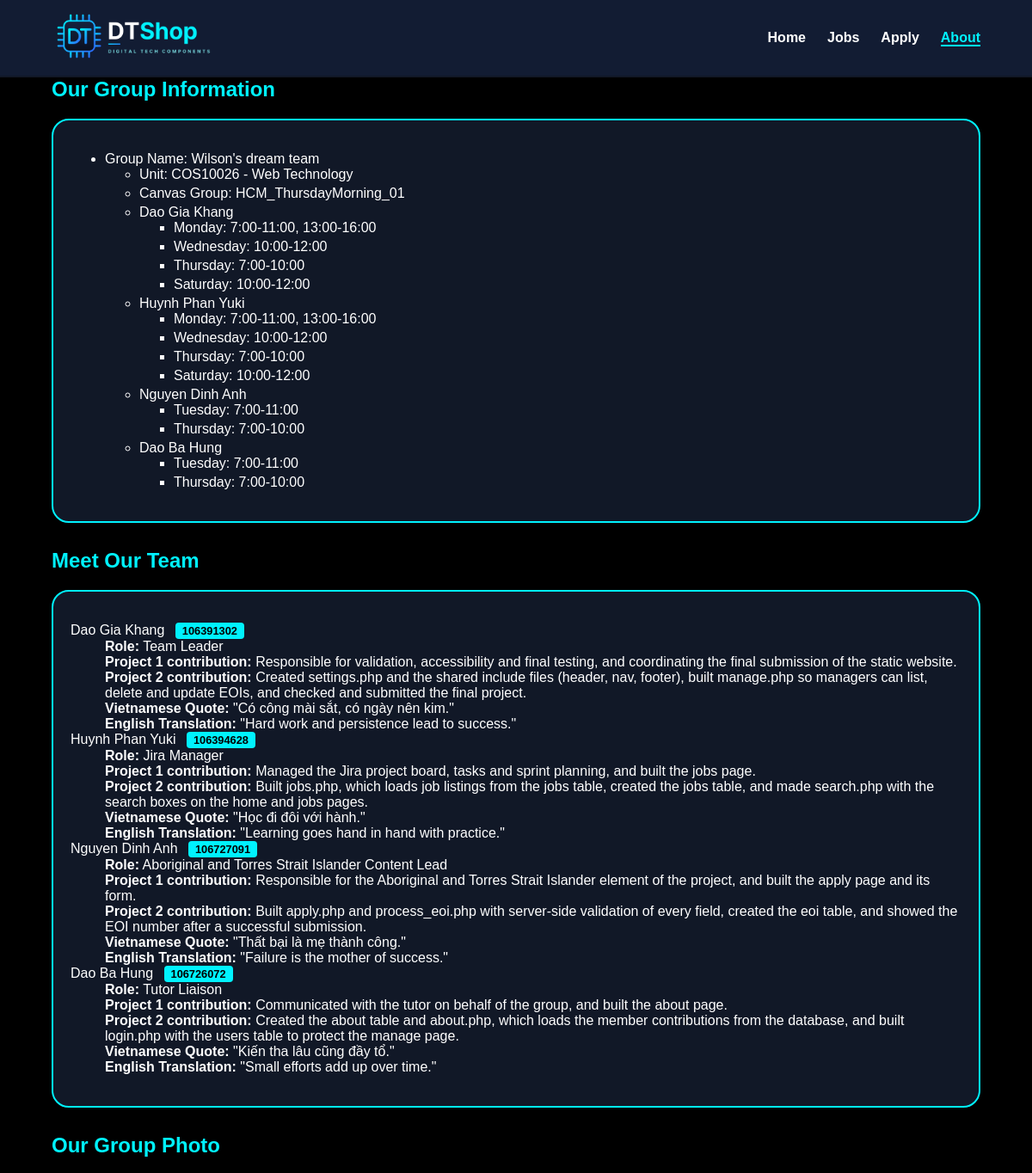
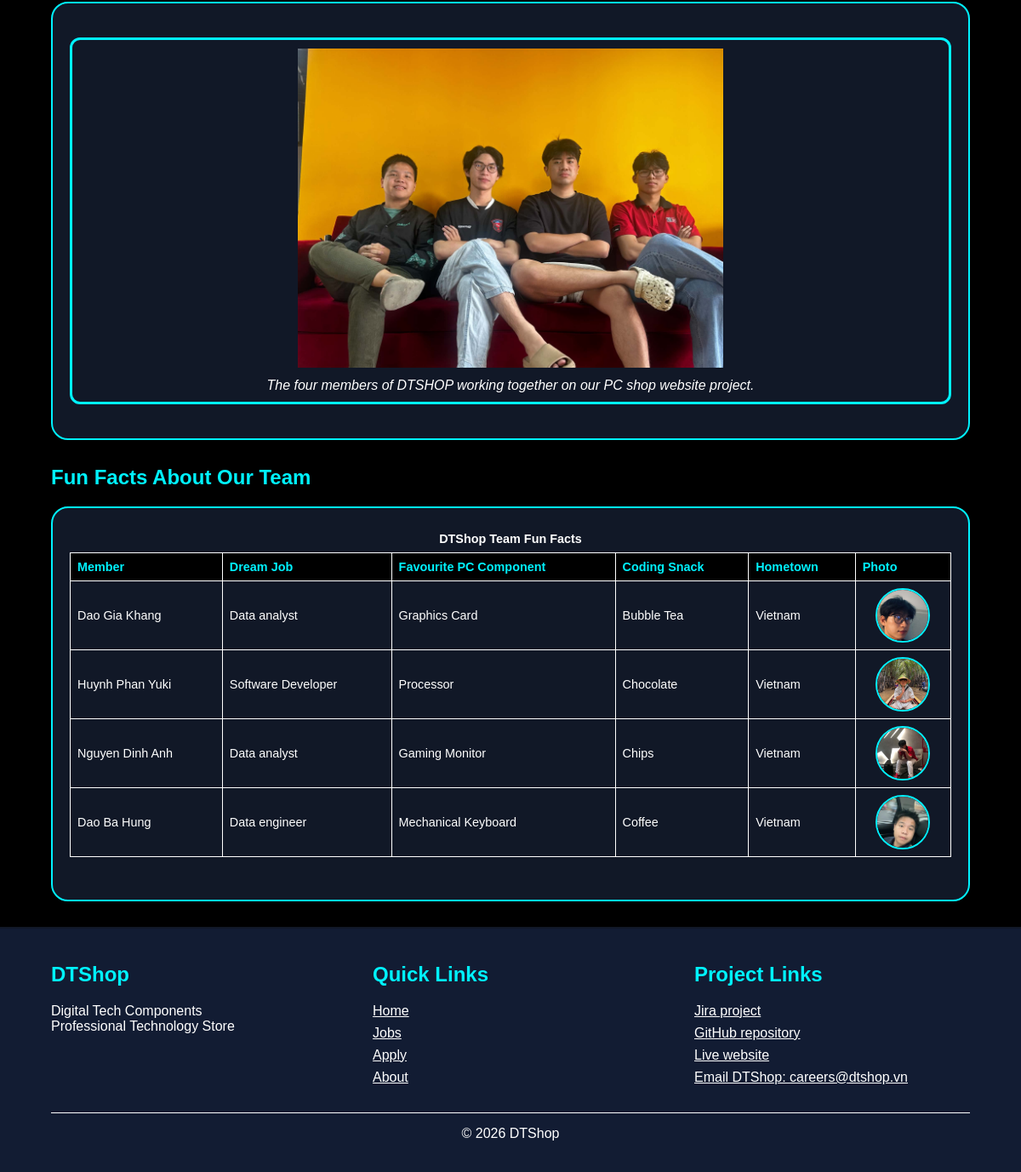
Page /about.php on the committed database (2 pictures, top to bottom).
### tables this page shows
CREATE TABLE `about` (
  `id` int(11) NOT NULL,
  `name` varchar(100) NOT NULL,
  `student_id` varchar(20) NOT NULL,
  `role` varchar(100) NOT NULL,
  `contribution_part1` text NOT NULL,
  `contribution_part2` text NOT NULL,
  `quote_vi` varchar(255) NOT NULL,
  `quote_en` varchar(255) NOT NULL
);

### about.php (the view, shortened to what this page needs)
<?php
require_once("settings.php");
$members = [];
$error = "";
$conn = @mysqli_connect($host, $user, $pwd, $sql_db);
if (!$conn) {
    $error = "Database connection failed.";
} else {
    mysqli_set_charset($conn, "utf8mb4");
    $query = "SELECT name, student_id, role, contribution_part1, contribution_part2,
                     quote_vi, quote_en
              FROM about
              ORDER BY id";
    $result = mysqli_query($conn, $query);
    if ($result) {
        while ($row = mysqli_fetch_assoc($result)) {
            $members[] = $row;
        }
    } else {
        $error = "Could not read team data.";
    }
}
?>
<?php
$page = "about";
require_once __DIR__ . "/inc/header.inc";
?>
    <main>
        <section>
            <h2 style="margin-top: 0;">Our Group Information</h2>
            <div class="box">
                <ul class="group-list">
                    <li>
                        Group Name: Wilson's dream team
                        <ul>
                            <li>Unit: COS10026 - Web Technology</li>
                            <li>Canvas Group: HCM_ThursdayMorning_01</li>
                            <li>Dao Gia Khang
                                <ul>
                                    <li>Monday: 7:00-11:00, 13:00-16:00</li>
                                    <li>Wednesday: 10:00-12:00</li>
                                    <li>Thursday: 7:00-10:00</li>
                                    <li>Saturday: 10:00-12:00</li>
                                </ul>
                            </li>
                            <li>Huynh Phan Yuki
                                <ul>
                                    <li>Monday: 7:00-11:00, 13:00-16:00</li>
                                    <li>Wednesday: 10:00-12:00</li>
                                    <li>Thursday: 7:00-10:00</li>
                                    <li>Saturday: 10:00-12:00</li>
                                </ul>
                            </li>
                            <li>Nguyen Dinh Anh
                                <ul>
                                    <li>Tuesday: 7:00-11:00</li>
                                    <li>Thursday: 7:00-10:00</li>
                                </ul>
                            </li>
                            <li>Dao Ba Hung
                                <ul>
                                    <li>Tuesday: 7:00-11:00</li>
                                    <li>Thursday: 7:00-10:00</li>
                                </ul>
                            </li>
                        </ul>
                    </li>
                </ul>
            </div>
        </section>
        <section>
            <h2>Meet Our Team</h2>
            <div class="box">
                <?php if ($error !== ""): ?>
                    <p><?php echo htmlspecialchars($error); ?></p>
                <?php elseif (count($members) === 0): ?>
                    <p>No team members found.</p>
                <?php else: ?>
                    <dl class="member-list">
                        <?php foreach ($members as $m): ?>
                            <dt>
                                <?php echo htmlspecialchars($m["name"]); ?>
                                <span class="student-id"><?php echo htmlspecialchars($m["student_id"]); ?></span>
                            </dt>
                            <dd><strong>Role:</strong> <?php echo htmlspecialchars($m["role"]); ?></dd>
                            <dd><strong>Project 1 contribution:</strong> <?php echo htmlspecialchars($m["contribution_part1"]); ?></dd>
                            <dd><strong>Project 2 contribution:</strong> <?php echo htmlspecialchars($m["contribution_part2"]); ?></dd>
                            <dd><strong>Vietnamese Quote:</strong> "<?php echo htmlspecialchars($m["quote_vi"]); ?>"</dd>
                            <dd><strong>English Translation:</strong> "<?php echo htmlspecialchars($m["quote_en"]); ?>"</dd>
                        <?php endforeach; ?>
                    </dl>
                <?php endif; ?>
            </div>
        </section>
        <section>
            <h2>Our Group Photo</h2>
            <div class="box">
                <figure class="group-photo">
                    <img src="images/photo.png" alt="The four members of DTSHOP together" width="500" height="250">
                    <figcaption>
                        The four members of DTSHOP working together
                        on our PC shop website project.
                    </figcaption>
                </figure>
            </div>
        </section>
        <section>
            <h2>Fun Facts About Our Team</h2>
            <div class="box">
                <div class="table-wrap">
                <table class="fun-facts">
                    <caption>DTShop Team Fun Facts</caption>
                    <thead>
                        <tr>
                            <th>Member</th>
                            <th>Dream Job</th>
                            <th>Favourite PC Component</th>
                            <th>Coding Snack</th>
                            <th>Hometown</th>
                            <th>Photo</th>
                        </tr>
                    </thead>
                    <tbody>
                        <tr>
                            <td>Dao Gia Khang</td>
                            <td>Data analyst</td>
                            <td>Graphics Card</td>
                            <td>Bubble Tea</td>
                            <td>Vietnam</td>
                            <td><img src="images/khang.jpg" alt="Dao Gia Khang" class="team-photo"></td>
                        </tr>
                        <tr>
                            <td>Huynh Phan Yuki</td>
                            <td>Software Developer</td>
                            <td>Processor</td>
                            <td>Chocolate</td>
                            <td>Vietnam</td>
                            <td><img src="images/yuki.jpg" alt="Huynh Phan Yuki" class="team-photo"></td>
                        </tr>
                        <tr>
                            <td>Nguyen Dinh Anh</td>
                            <td>Data analyst</td>
                            <td>Gaming Monitor</td>
                            <td>Chips</td>
                            <td>Vietnam</td>
                            <td><img src="images/dinhanh.jpg" alt="Nguyen Dinh Anh" class="team-photo"></td>
                        </tr>
                        <tr>
                            <td>Dao Ba Hung</td>
                            <td>Data engineer</td>
                            <td>Mechanical Keyboard</td>
                            <td>Coffee</td>
                            <td>Vietnam</td>
                            <td><img src="images/hung.jpg" alt="Dao Ba Hung" class="team-photo"></td>
                        </tr>
                    </tbody>
                </table>
                </div>
            </div>
        </section>
    </main>
<?php require_once __DIR__ . "/inc/footer.inc"; ?>

### inc/header.inc (shortened to what this page needs)
<!DOCTYPE html>
<html lang="en">
<head>
    <link rel="stylesheet" href="styles/styles.css">
</head>
<body>
<header>
    <a href="index.php"><img src="images/logo.png" alt="DTShop logo - Digital Tech Components" width="200"></a>
    <?php require_once __DIR__ . "/nav.inc"; ?>
</header>

### inc/nav.inc
<nav>
    <ul>
        <li><a href="index.php"<?php if ($page == "home") { echo ' aria-current="page"'; } ?>>Home</a></li>
        <li><a href="jobs.php"<?php if ($page == "jobs") { echo ' aria-current="page"'; } ?>>Jobs</a></li>
        <li><a href="apply.php"<?php if ($page == "apply") { echo ' aria-current="page"'; } ?>>Apply</a></li>
        <li><a href="about.php"<?php if ($page == "about") { echo ' aria-current="page"'; } ?>>About</a></li>
    </ul>
</nav>

### inc/footer.inc
<footer>
    <div class="footer-columns">
        <section>
            <h2>DTShop</h2>
            <p>Digital Tech Components<br>Professional Technology Store</p>
        </section>
        <section>
            <h2>Quick Links</h2>
            <ul>
                <li><a href="index.php">Home</a></li>
                <li><a href="jobs.php">Jobs</a></li>
                <li><a href="apply.php">Apply</a></li>
                <li><a href="about.php">About</a></li>
            </ul>
        </section>
        <section>
            <h2>Project Links</h2>
            <ul>
                <li><a href="https://cos10026wilsondoan.atlassian.net/jira/software/projects/SCRUM/boards/1" title="Jira project">Jira project</a></li>
                <li><a href="https://github.com/yukihuynh/Wilsons_Dream_Team--Project-2.git" title="GitHub repository">GitHub repository</a></li>
                <li><a href="https://reynard-2007.github.io/Wilsons_Dream_Team/" title="Live website on GitHub Pages">Live website</a></li>
                <li><a href="mailto:careers@dtshop.vn" title="Email DTShop">Email DTShop: careers@dtshop.vn</a></li>
            </ul>
        </section>
    </div>
    <p class="copyright">&copy; 2026 DTShop</p>
</footer>
</body>
</html>

### styles/styles.css (style rules this page uses)
body { background-color: #000000; color: #ffffff; font-family: Arial, sans-serif; margin: 0; padding: 0; }
h2 { color: #00f2fe; }
a { color: #ffffff; }
img { max-width: 100%; height: auto; }
main { width: 90%; margin: 0 auto; }
header { background-color: #121c33; color: #ffffff; display: flex; justify-content: space-between; align-items: center; padding: 10px 5%; border-bottom: 2px solid #111827; }
header img { width: 200px; height: auto; }
nav ul { display: flex; list-style-type: none; margin: 0; padding: 0; }
nav li { margin-left: 25px; }
nav a { text-decoration: none; font-weight: bold; transition: color 0.3s ease; }
nav a[aria-current="page"] { color: #00f2fe; border-bottom: 2px solid #00f2fe; }
.box { background-color: #111827; border: 2px solid #00f2fe; border-radius: 20px; padding: 20px; margin-bottom: 30px; }
table { border-collapse: collapse; width: 100%; }
caption { padding: 8px; font-weight: bold; }
th, td { border: 1px solid #ffffff; padding: 10px 12px; text-align: left; }
th { background-color: #000000; color: #00f2fe; }
.right-box li, table tbody tr, .box, .tags li, .photo, .job { transition: all 0.3s ease; }
footer { padding: 20px 5%; background-color: #121c33; border-top: 2px solid #111827; }
.footer-columns { display: flex; justify-content: space-between; }
.footer-columns section { width: 30%; }
footer ul { list-style-type: none; padding: 0; }
footer li { margin-bottom: 8px; }
.copyright { text-align: center; border-top: 1px solid #ffffff; padding-top: 15px; }
.team-photo { width: 60px; height: 60px; object-fit: cover; border-radius: 50%; border: 2px solid #00f2fe; display: block; margin: 0 auto; }
.fun-facts td, .fun-facts th { text-align: center; vertical-align: middle; padding: 10px 8px; }
.student-id { display: inline-block; background-color: #00f2fe; color: #000000; padding: 2px 8px; border-radius: 4px; font-size: 0.8rem; font-weight: bold; margin-left: 8px; }
.group-photo { border: 3px solid #00f2fe; border-radius: 12px; padding: 10px; margin: 20px 0; text-align: center; background-color: #111827; }
.group-photo img { max-width: 100%; height: auto; }
.group-photo figcaption { margin-top: 8px; font-style: italic; }
.table-wrap { overflow-x: auto; margin-bottom: 30px; }
.table-wrap table { font-size: 0.9rem; }
.table-wrap th, .table-wrap td { text-align: left; vertical-align: middle; padding: 8px; }

### rows in the picture
about: name "Dao Gia Khang", student "106391302", role "Team Leader", contribution_part1 "Responsible for validation, accessibility and final testing, and coordinating the final submission of the static website.", contribution_part2 "Created settings.php and the shared include files (header, nav, footer), built manage.php so managers can list, delete and update EOIs, and checked and submitted the final project.", quote_vi "Có công mài sắt, có ngày nên kim.", quote_en "Hard work and persistence lead to success."
about: name "Huynh Phan Yuki", student "106394628", role "Jira Manager", contribution_part1 "Managed the Jira project board, tasks and sprint planning, and built the jobs page.", contribution_part2 "Built jobs.php, which loads job listings from the jobs table, created the jobs table, and made search.php with the search boxes on the home and jobs pages.", quote_vi "Học đi đôi với hành.", quote_en "Learning goes hand in hand with practice."
about: name "Nguyen Dinh Anh", student "106727091", role "Aboriginal and Torres Strait Islander Content Lead", contribution_part1 "Responsible for the Aboriginal and Torres Strait Islander element of the project, and built the apply page and its form.", contribution_part2 "Built apply.php and process_eoi.php with server-side validation of every field, created the eoi table, and showed the EOI number after a successful submission.", quote_vi "Thất bại là mẹ thành công.", quote_en "Failure is the mother of success."
about: name "Dao Ba Hung", student "106726072", role "Tutor Liaison", contribution_part1 "Communicated with the tutor on behalf of the group, and built the about page.", contribution_part2 "Created the about table and about.php, which loads the member contributions from the database, and built login.php with the users table to protect the manage page.", quote_vi "Kiến tha lâu cũng đầy tổ.", quote_en "Small efforts add up over time."
